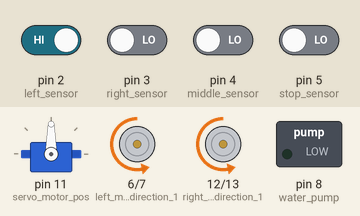
The sketch below on a simulated Arduino Uno, built with avr-gcc and run on an emulated ATmega328P. Parts: servo, motor-driver pin pairs drawn as motors (green arrow = first pin HIGH = forward, orange = second pin HIGH = backward, longer = more drive, scaled by the enable pin), switched loads named in the sketch (green lamp = pin HIGH). Inputs (shaded band) come from the test bench; at power-on: pin 2 (left_sensor) HIGH, pin 3 (right_sensor), pin 4 (middle_sensor), pin 5 (stop_sensor) LOW.

Above: at 1.2 s.
1.3 s: pin 5 (stop_sensor) driven HIGH
At 1.9 s:
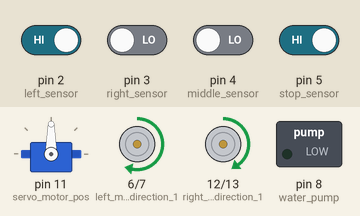
3.0 s: pin 4 (middle_sensor) driven HIGH
At 4.2 s:
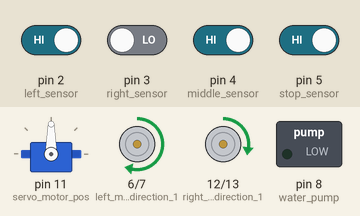
4.5 s: pin 4 (middle_sensor) driven LOW
At 5.3 s:
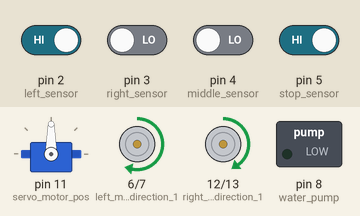
6.0 s: pin 5 (stop_sensor) driven LOW
At 6.15 s:
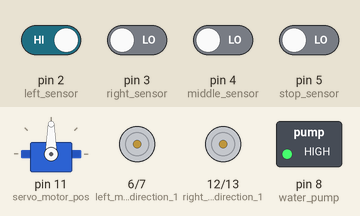
9.0 s: pin 4 (middle_sensor) driven HIGH and pin 5 (stop_sensor) driven HIGH
At 10.2 s:
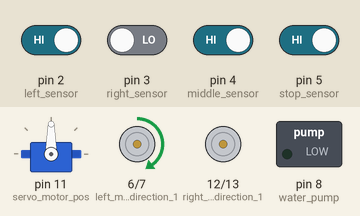
10.8 s: pin 3 (right_sensor) driven HIGH
At 11.4 s:
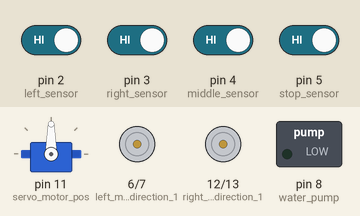
Timing chart, 0 to 13.4 s (numbered marks = the images above; inputs shaded):
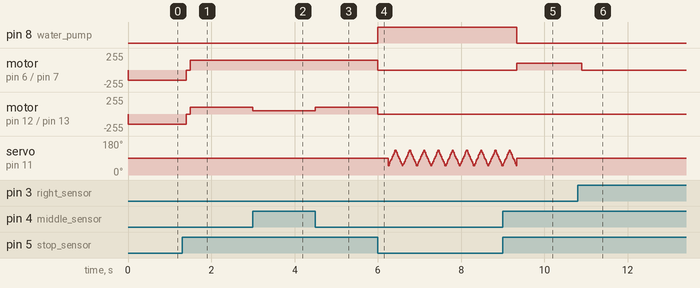

Measured:
- after the input at 1.3 s, motor on pin 6 (left_motor_direction_1) / pin 7 (left_motor_direction_2): backward 150/255 → stopped after 0.10 s, → forward 150/255 0.10 s later; motor on pin 12 (right_motor_direction_1) / pin 13 (right_motor_direction_2): backward 150/255 → stopped after 0.10 s, → forward 100/255 0.10 s later
- after the input at 3.0 s, motor on pin 12 (right_motor_direction_1) / pin 13 (right_motor_direction_2): forward 100/255 → forward 50/255 at once
- after the input at 4.5 s, motor on pin 12 (right_motor_direction_1) / pin 13 (right_motor_direction_2): forward 50/255 → forward 100/255 at once
- after the input at 6.0 s, pin 8 (water_pump): LOW → HIGH at once; motor on pin 6 (left_motor_direction_1) / pin 7 (left_motor_direction_2): forward 150/255 → stopped at once
- after the input at 9.0 s, pin 8 (water_pump): HIGH → LOW after 0.33 s; motor on pin 6 (left_motor_direction_1) / pin 7 (left_motor_direction_2): stopped → forward 100/255 after 0.33 s
- after the input at 10.8 s, motor on pin 6 (left_motor_direction_1) / pin 7 (left_motor_direction_2): forward 100/255 → stopped after 0.10 s

The sketch:

Main.ino
```cpp
#include <Servo.h>

// Set Digital Port Names
const int left_sensor = 2 ;   // left sensor
const int right_sensor = 3 ;  // right sensor
const int middle_sensor = 4 ; //Middle sensor
const int stop_sensor = 5;    // Stopping sensor
const int left_motor_direction_1 =6 ;       // left motor direction 1
const int left_motor_direction_2 = 7;       // left motor direction 2
const int right_motor_direction_1=12;       // right motor direction 1
const int right_motor_direction_2=13;       // right motor direction 2
const int water_pump=8; // water pump

// Set PWM Port Names--------------------------------------------------------
const int left_motor_speed = 9 ; // Left Motor Speed
const int right_motor_speed = 10 ; // Right Motor Speed
const int servo_motor_pos=11;  // Servo Signal
//----------------------------------------------------------------------
Servo myservo;
int servo_pos_max=130;
int servo_pos_min=50;
int servo_pos_home=90;
int motor_speed_1 = 50;
int motor_speed_2 = 100;
int motor_speed_3 = 150;
boolean fire = false;
boolean starting_alignment=false;

void setup() {
//-------------------------------------------------------
  pinMode(left_sensor, INPUT);
  pinMode(right_sensor, INPUT);
  pinMode(middle_sensor, INPUT);
  pinMode(stop_sensor,INPUT);
  pinMode(left_motor_direction_1, OUTPUT);
  pinMode(left_motor_direction_2, OUTPUT);
  pinMode(right_motor_direction_1, OUTPUT);
  pinMode(right_motor_direction_2, OUTPUT);
  pinMode(water_pump, OUTPUT);
//------------------------------------------------------
  pinMode(left_motor_speed, OUTPUT);
  pinMode(right_motor_speed, OUTPUT);
  pinMode(servo_motor_pos, OUTPUT);
//------Initial Settings------------
 myservo.attach(servo_motor_pos);
 move_stop();
 myservo.write(servo_pos_home);
}

void loop() {
  fire_detect();
  if (fire==true) {
  initial_alignment();
  }
  if (fire==true) {
  move_forward();
  running_alignment();
  }
  if (fire==true) {
  put_off_fire();
  }
}
```

alignment.ino
```cpp
void initial_alignment() {
  starting_alignment=true;
  if (digitalRead(left_sensor)==0 && digitalRead(middle_sensor)==1) {
   move_left();
  }
  if (digitalRead(right_sensor)==0 && digitalRead(middle_sensor)==1) {
    move_right();
  }
  while (digitalRead(middle_sensor)==1) {
   if (digitalRead(left_sensor) ==1 && digitalRead(right_sensor)==1) {
   fire=false;
   break;
  }
  }
  delay (100);
  move_stop();
  starting_alignment=false;
}


void running_alignment(){
  while (fire==true && digitalRead(stop_sensor)==1) {

  if (digitalRead(left_sensor)==0 && digitalRead(middle_sensor)==1) {
   move_left();
  }
  if (digitalRead(right_sensor)==0 && digitalRead(middle_sensor)==1) {
    move_right();
  }
  while (digitalRead(middle_sensor)==1) {
   if (digitalRead(left_sensor) ==1 && digitalRead(right_sensor)==1) {
   fire=false;
   break;
  }
  }
  move_forward();
  }
  move_stop();
}
```

fire.ino
```cpp
void fire_detect() {
  if (digitalRead(left_sensor) ==0 || digitalRead(right_sensor)==0 || digitalRead(middle_sensor) ==0 || digitalRead(stop_sensor)==0) {
   fire=true;
  }
  if (digitalRead(stop_sensor)==0) {
    move_back();
  }
}

void put_off_fire() {
  int pos=0,count=0;
  digitalWrite(water_pump, HIGH);
  delay(250);
  while (digitalRead(stop_sensor)==0 || count==3) {
   for (pos = servo_pos_min; pos <= servo_pos_max; pos += 5) {
    myservo.write(pos);
    delay(10);
  }
  for (pos = servo_pos_max; pos >= servo_pos_min; pos -= 5) {
    myservo.write(pos);
    delay(10);
  }
   if (digitalRead(stop_sensor)==1) {
    count=count+1 ;
   }
  }
  digitalWrite(water_pump,LOW);
  myservo.write(servo_pos_home);
  fire=false;
}
```

move.ino
```cpp
void move_forward() {
  wheels_forward_alignment();
  analogWrite(left_motor_speed, motor_speed_2);
  analogWrite(right_motor_speed, motor_speed_2);
}

void move_left() {
  wheels_forward_alignment();
  if (starting_alignment==true) {
  analogWrite(left_motor_speed, 0);
  analogWrite(right_motor_speed, motor_speed_1);
  }
  else {
  analogWrite(left_motor_speed, motor_speed_1);
  analogWrite(right_motor_speed, motor_speed_2);
  }
}

void move_right() {
  wheels_forward_alignment();
  if (starting_alignment==true) {
  analogWrite(left_motor_speed, motor_speed_1);
  analogWrite(right_motor_speed, 0);
  }
  else {
  analogWrite(left_motor_speed, motor_speed_2);
  analogWrite(right_motor_speed, motor_speed_1);
  }
}

void move_back() {
  wheels_reverse_alignment();
  analogWrite(left_motor_speed, motor_speed_3);
  analogWrite(right_motor_speed, motor_speed_3);
  while (digitalRead(stop_sensor)==0) {
  }
  delay(100);
  move_stop();
}

void move_stop() {
 analogWrite(left_motor_speed, 0);
 analogWrite(right_motor_speed, 0);
 digitalWrite(left_motor_direction_1, LOW);
 digitalWrite(left_motor_direction_2, LOW);
 digitalWrite(right_motor_direction_1, LOW);
 digitalWrite(right_motor_direction_2, LOW);
}

void wheels_forward_alignment() {
  digitalWrite(left_motor_direction_1, HIGH);
  digitalWrite(left_motor_direction_2, LOW);
  digitalWrite(right_motor_direction_1, HIGH);
  digitalWrite(right_motor_direction_2, LOW);
}

void wheels_reverse_alignment() {
  digitalWrite(left_motor_direction_1, LOW);
  digitalWrite(left_motor_direction_2, HIGH);
  digitalWrite(right_motor_direction_1, LOW);
  digitalWrite(right_motor_direction_2, HIGH);
}
```
